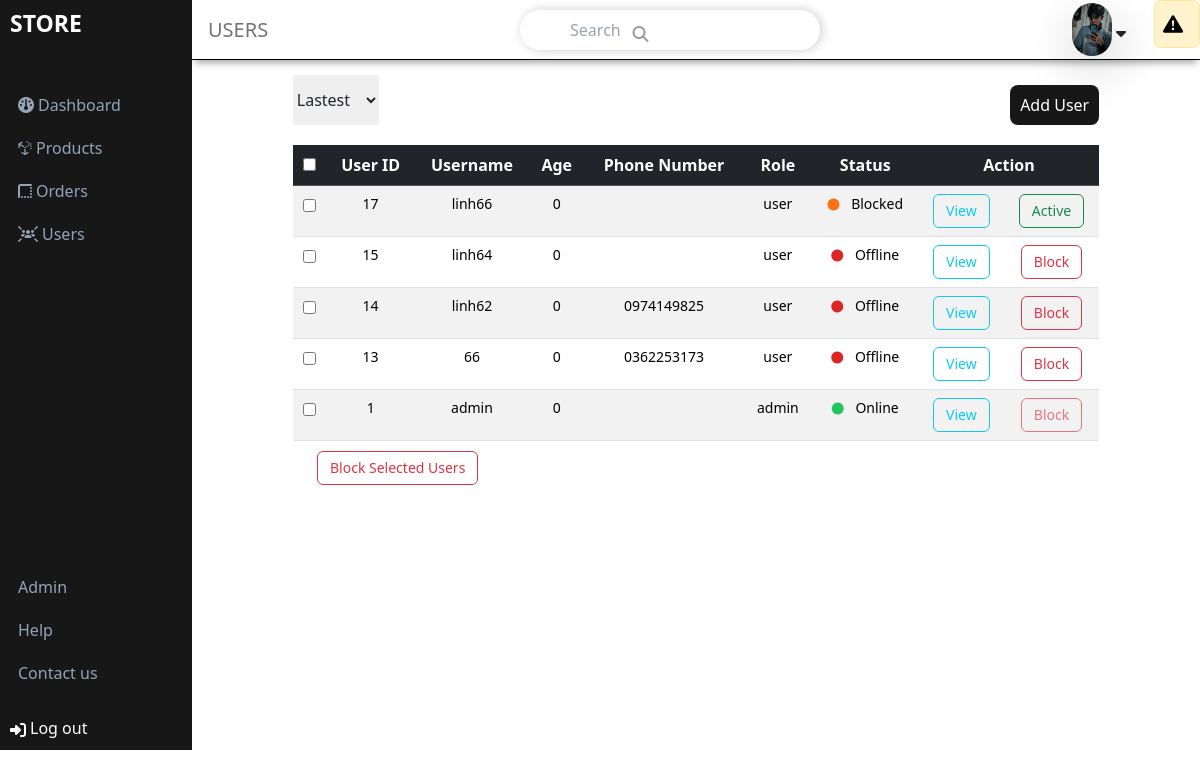
Screenshot of /admin/?action=users (signed in) with the database file from the repository.
### tables this page shows
CREATE TABLE `users` (
  `id` int(11) NOT NULL,
  `avatar` varchar(500) NOT NULL,
  `fullName` varchar(50) DEFAULT NULL,
  `username` varchar(50) NOT NULL,
  `email` varchar(150) DEFAULT NULL,
  `password` varchar(500) NOT NULL,
  `phoneNumber` varchar(20) DEFAULT NULL,
  `address` varchar(32) DEFAULT NULL,
  `age` int(11) NOT NULL,
  `sex` int(11) NOT NULL,
  `roleId` int(11) DEFAULT NULL,
  `createAt` datetime DEFAULT NULL,
  `updateAt` datetime DEFAULT NULL,
  `logOutAt` datetime DEFAULT NULL,
  `status` int(11) DEFAULT NULL,
  `active` int(11) NOT NULL
);

CREATE TABLE `role` (
  `id` int(11) NOT NULL,
  `role` varchar(20) NOT NULL
);

CREATE TABLE `statususer` (
  `id` int(11) NOT NULL,
  `name` varchar(255) NOT NULL
);

### database/dbhelper.php (called while the page is built, shortened)
<?php
    function select($sql, $isSingle = false){
        $data = null;
        $conn = mysqli_connect(HOST, USERNAME, PASSWORD, DATABASE);
        mysqli_set_charset($conn,'utf8');
        $resultset=mysqli_query($conn,$sql);
        if($resultset){
            if($isSingle){
                $data = mysqli_fetch_array($resultset,1);
            }else{
                $data = [];
                while(($row=mysqli_fetch_array($resultset,1)) != null ){
                    $data[]=$row;
                }
            }
        }
        return $data;
    }
?>

### admin/pages/users/users.php (the view, shortened to what this page needs)
<!DOCTYPE html>
<html lang="en">
<head>
    <link rel="stylesheet" href="styles/users.css">
</head>
<body>
<form action="" method="post" class="relative">
    <div id="error" class="alert alert-warning d-flex p-0 fixed top-0 right-0 max-h-12 max-w-base m-0<?php echo $errorRegister?'':'invisible';?>" role="alert">
      <svg class="w-5 ml-2 mr-2" role="img" aria-label="Warning:"><use xlink:href="#exclamation-triangle-fill"/></svg>
    </div>
    <?php
      $sort = isset($_SESSION["sort"]) ? $_SESSION["sort"] : "id";
    ?>
      <div class="sortAdd flex justify-between">
        <form class="sort" method="post" action="">
          <select name="sort" id="selectSort">
            <option value="id" <?php if ($sort == "id") echo "selected"; ?>>Lastest</option>
          </select>
        </form>
        <div>
            <button type="button" class="btn btn-primary button !bg-neutral-900 !text-white" data-bs-toggle="modal" data-bs-target="#addUser" >
            Add User
            </button>
              <?php include_once "addUser.php";?>
                <?php include_once "viewUser.php";?>
        </div>
      </div>
      <div style ="overflow: auto; max-height: 750px ">
        <table
          class="table table-striped table-hover text-center"
          style="width: 80%;  margin: 20px auto 10px auto"
        >
          <thead class="table-dark" >
            <tr>
              <th class="bg-neutral-900 text-white">
                <input type="checkbox" name="comfirmUser" id="selectAll"/>
                </th>
              <th class="bg-neutral-900 text-white">User ID</th>
              <th class="bg-neutral-900 text-white">Username</th>
              <th class="bg-neutral-900 text-white">Age</th>
              <th class="bg-neutral-900 text-white">Phone Number</th>
              <th class="bg-neutral-900 text-white">Role</th>
              <th class="bg-neutral-900 text-white">Status</th>
              <th class="bg-neutral-900 text-white" colspan="3">
                Action
              </th>
            </tr>
          </thead>
          <?php
            if($sort=="username"){
              $usersSql="
              SELECT
              users.id as id, users.username as username, users.age as age, users.phoneNumber,
              role.role as role, statusUser.name as status, users.active as active
              FROM users
              join statusUser on users.status=statusUser.id
              join role on users.roleId=role.id
              ORDER BY users.username";
            }else{
              $usersSql="
              SELECT
              users.id as id, users.username as username, users.age as age, users.phoneNumber,
              role.role as role, statusUser.name as status, users.active as active, users.status as statusId
              FROM users
              join statusUser on users.status=statusUser.id
              join role on users.roleId=role.id
              ORDER BY users.id DESC";
            }
            $users = select($usersSql,false);
          ?>
            <tbody>
              <?php
                if(count($users)>0){
                foreach ($users as $user) {
              ?>
              <form action="" method="post">
              <tr id="<?php echo $user['id'];?>">
                <td>
                    <input type="checkbox" name="comfirmUser" class="checkbox">
                </td>
                <td class="text-sm"><?php echo $user['id'];?></td>
                <td class="text-sm"><?php echo $user['username'];?></td>
                <td class="text-sm"><?php echo $user['age'];?></td>
                <td class="text-sm"><?php echo $user['phoneNumber'];?></td>
                <td class="text-sm"><?php echo $user['role'];?></td>
                <td class="text-sm">
                    <i class="fa-solid fa-circle <?php echo ($user['statusId'] == 1) ? 'text-green-500' : (($user['statusId'] == 2) ? 'text-red-600' : 'text-orange-500'); ?> pr-2 text-xs"></i>
                    <?php echo $user['status'];?>
                </td>
                <td >
                  <button
                    type="button"
                    class="btn btn-outline-info viewU text-sm "
                    data-bs-toggle="modal" data-bs-target="#viewUser"
                  >
                    View
                  </button>
                </td>
                <td >
                    <button
                      type="button"
                      class="btn <?php echo $user['active']==1?"btn-outline-danger":"btn-outline-success";?> text-sm blockBtn"
                      name="delete"
                      <?php echo ($user['role']=="admin")?"disabled":"";?>
                    >
                    <?php echo $user['active']==1?"Block":"Active";?>
                    </button>
                </td>
              </tr>
            <?php
                  }
                }else{
            ?>
            <?php
                }
            ?>
            </form>
            </tbody>
        </table>
        <div style="margin-left:125px;">
        <button class="btn btn-outline-danger text-sm">Block Selected Users</button>
        </div>
</form>
    </div>
</body>
</html>

### admin/layouts/header.php (shortened to what this page needs)
<div class="header flex justify-between p-3">
      <?php
        $currentURL = "http://$_SERVER[HTTP_HOST]$_SERVER[REQUEST_URI]";
        if($currentURL=="http://localhost/Store/admin/?action=dashboard"){
          echo"<p>Welcome to  Store</p>";
        }elseif($currentURL=="http://localhost/Store/admin/?action=products"){
          echo "<p>PRODUCTS</p>";
        }elseif($currentURL=="http://localhost/Store/admin/?action=orders"){
          echo "<p>ORDERS</p>";
        }elseif($currentURL=="http://localhost/Store/admin/?action=users"){
          echo "<p>USERS</p>";
        }elseif($currentURL=="http://localhost/Store/admin/?action=admin/profile"){
          echo "<p>ADMIN</p>";
        }elseif($currentURL=="http://localhost/Store/admin/?action=admin/change_password"){
          echo "<p>ADMIN</p>";
        }else {
          echo"<p>Welcome to  Store</p>";
        }
      ?>
      <form action="" method="get" class="formFilter">
        <input
          placeholder="Search"
          class="inputSearch h-10"
          type="text"
        />
        <button type="submit" class="<?php
          if($currentURL=="http://localhost/Store/admin/?action=dashboard"){
            echo"searchIcon";
          }elseif($currentURL=="http://localhost/Store/admin/?action=products"){
            echo"searchIcon3";
          }elseif($currentURL=="http://localhost/Store/admin/?action=orders"){
            echo"searchIcon1";
          }elseif($currentURL=="http://localhost/Store/admin/?action=users"){
            echo"searchIcon1";
          }elseif($currentURL=="http://localhost/Store/admin/?action=admin/profile"){
            echo"searchIcon1";
          }elseif($currentURL=="http://localhost/Store/admin/?action=admin/change_password"){
            echo"searchIcon1";
          }
          ?>">
          <i class="fa-solid fa-magnifying-glass"></i>
        </button>
      </form>
        <?php
          $id=$_SESSION['admin'];
          $sql="select * from users where id = '$id'";
          $admin=select($sql,true);
        ?>
        <form class="logoutForm float-right group w-28" action="" method="post">
        <div class="flex cursor-pointer relative inline">
            <img src="<?php echo $admin['avatar'];?>" width="40px" height="40px" alt="" class="rounded-full shadow-lg hover:shadow-xl">
            <i class="fa-solid fa-sort-down mx-0 my-auto pl-1 shadow-lg hover:shadow-xl"></i>
        </div>
    </form>
</div>

### admin/styles/index.css (style rules this page uses)
* { margin: 0; padding: 0; }
.header { grid-area: header; border-bottom: 1px solid black; position: -webkit-sticky; position: sticky; top: 0; background-color: white; }
.formFilter { position: relative; display: flex; width: 300px; }
.inputSearch { border-radius: 20px; text-indent: 50px; width: 100%; box-shadow: 2px 0px 11px 0px rgb(207, 206, 206); }
.searchIcon1 { position: absolute; left: 37.5%; top: 32.4%; color: rgb(157, 155, 155); }
.header > p { font-size: 20px; font-weight: 500; color: rgb(115, 115, 115); }
.header { grid-area: header; height: 60px; display: flex; align-items: center; justify-content: space-between; padding: 0 30px 0 30px; box-shadow: 0 6px 7px -3px rgba(0, 0, 0, 0.35); }

### admin/styles/users.css (style rules this page uses)
.table { border-radius: 20px; overflow: auto; max-height: 750px; }
.button { border: none !important; margin-top: 10px; padding: 8px 10px !important; border-radius: 8px; }
.sortAdd { width: 80%; margin: 0 auto; }

### rows the page displays
users: avatar (picture), id "1", username "admin", age "0", roleId.role "admin", status 1 (drawn), statususer.name "Online", active "Block"
users: id "17", username "linh66", age "0", roleId.role "user", status 3 (drawn), statususer.name "Blocked", active "Active"
users: id "15", username "linh64", age "0", roleId.role "user", status 2 (drawn), statususer.name "Offline", active "Block"
users: id "14", username "linh62", age "0", phoneNumber "0974149825", roleId.role "user", status 2 (drawn), statususer.name "Offline", active "Block"
users: id "13", username "66", age "0", phoneNumber "0362253173", roleId.role "user", status 2 (drawn), statususer.name "Offline", active "Block"
